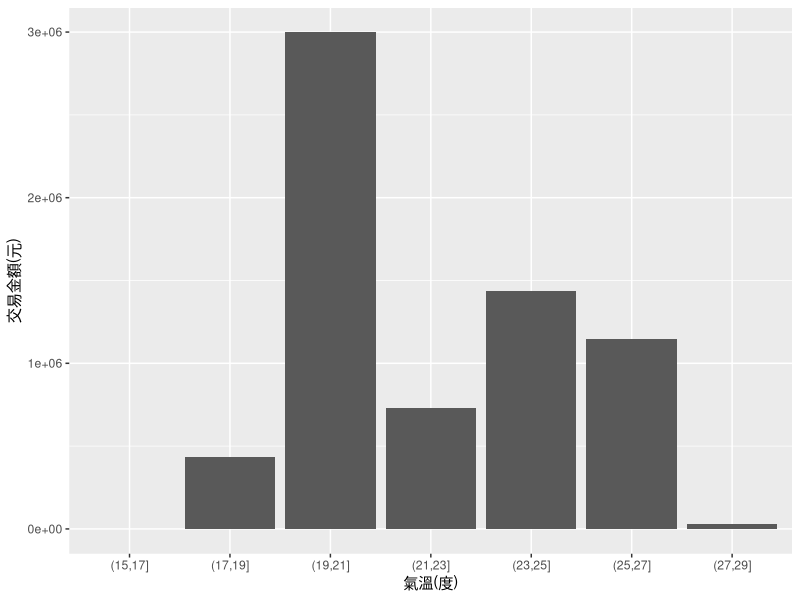
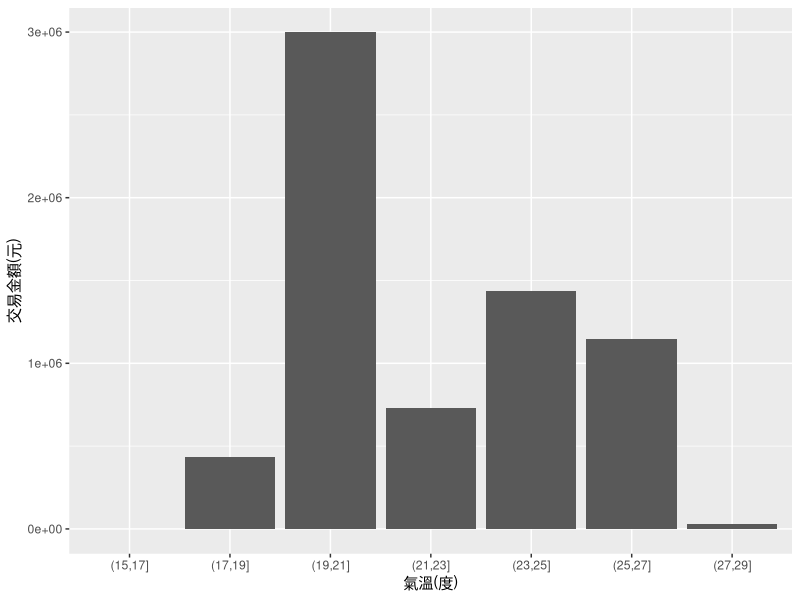

Write R code to recreate these figures, in order.
#setwd('/Users/lintzujeng/Documents/GitHub/R_Project/merge')
library("tidyverse")
library("openxlsx")

odf <- read.xlsx('orange_market.xlsx')
weather <- read.csv('weather.csv', header = T)


names(odf)[1] = "id"
#weather$平均 <- NULL
#weather[6,] <- NA
weather2 <- weather[-6,]
weather2$平均 <- NULL
weather2$年.月 <- as.numeric(weather2$年.月)

library(stringr)
weather.just <- data.frame(id = c(NA), 氣溫 = c(NA))
for (y in 1:nrow(weather2)) {
  for(m in 1:ncol(weather2)){
    print(weather2[y,m])
    if (is.na(weather2[y, m])){
      print("NA")
      break
    }
    else if (weather2[y, m] > 2000){
      year <- weather2[y, m] - 1911
    }
    else{
      id.y = as.character(year)
      if (m <= 10){
        id.m = str_sub(colnames(weather2)[m], start = 2L, end = 2L)
        id.all = str_c(id.y, "年", "0", id.m, "月")
      }
      else{
        id.m = str_sub(colnames(weather2)[m], start = 2L, end = 3L)
        id.all = str_c(id.y, "年", id.m, "月")
      }
      weather.just[nrow(weather.just) + 1,] = id.all
      weather.just$氣溫[nrow(weather.just)] = weather2[y, m]
    }
  }
}
weather.just <- na.omit(weather.just)
weather.just$氣溫<-as.numeric(weather.just$氣溫)


odf.merged <- inner_join(odf, weather.just, by = "id")

temp.ranges <- table(cut(odf.merged$氣溫, breaks = seq(15, 30, by = 2)))
temp.trade <- numeric(7)
for (trade in 1:nrow(odf.merged)) {
  if (odf.merged$氣溫[trade] <= 17){
    temp.trade[1] = temp.trade[1] + odf.merged$`交易金額(元)`[trade]
  }
  else if (odf.merged$氣溫[trade] > 17 && odf.merged$氣溫[trade] <= 19){
    temp.trade[2] = temp.trade[2] + odf.merged$`交易金額(元)`[trade]
  }
  else if (odf.merged$氣溫[trade] > 19 && odf.merged$氣溫[trade] <= 21){
    temp.trade[3] = temp.trade[3] + odf.merged$`交易金額(元)`[trade]
  }
  else if (odf.merged$氣溫[trade] > 21 && odf.merged$氣溫[trade] <= 23){
    temp.trade[4] = temp.trade[4] + odf.merged$`交易金額(元)`[trade]
  }
  else if (odf.merged$氣溫[trade] > 23 && odf.merged$氣溫[trade] <= 25){
    temp.trade[5] = temp.trade[5] + odf.merged$`交易金額(元)`[trade]
  }
  else if (odf.merged$氣溫[trade] > 25 && odf.merged$氣溫[trade] <= 27){
    temp.trade[6] = temp.trade[6] + odf.merged$`交易金額(元)`[trade]
  }
  else if (odf.merged$氣溫[trade] > 27 && odf.merged$氣溫[trade] <= 29){
    temp.trade[7] = temp.trade[7] + odf.merged$`交易金額(元)`[trade]
  }
  
}
temp.df <- data.frame(temp.ranges, temp.trade)

hist.plot <- ggplot(data = temp.df, aes(x = Var1, y = temp.trade)) +
  geom_bar(stat = "identity") + 
  xlab("氣溫(度)") +
  ylab("交易金額(元)")
hist.plot

ggsave("hist.png", hist.plot)
library(writexl)
write_xlsx(odf.merged, "merged_data.xlsx")
